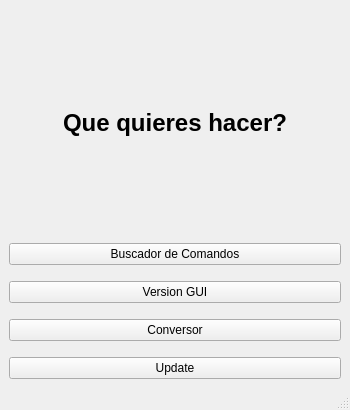
<?xml version="1.0" encoding="UTF-8"?>
<ui version="4.0">
 <class>MainWindow</class>
 <widget class="QMainWindow" name="MainWindow">
  <property name="geometry">
   <rect>
    <x>0</x>
    <y>0</y>
    <width>350</width>
    <height>410</height>
   </rect>
  </property>
  <property name="minimumSize">
   <size>
    <width>350</width>
    <height>410</height>
   </size>
  </property>
  <property name="maximumSize">
   <size>
    <width>350</width>
    <height>410</height>
   </size>
  </property>
  <property name="windowTitle">
   <string>MainWindow</string>
  </property>
  <widget class="QWidget" name="centralwidget">
   <layout class="QVBoxLayout" name="verticalLayout_2">
    <item>
     <spacer name="verticalSpacer_5">
      <property name="orientation">
       <enum>Qt::Vertical</enum>
      </property>
      <property name="sizeHint" stdset="0">
       <size>
        <width>20</width>
        <height>20</height>
       </size>
      </property>
     </spacer>
    </item>
    <item>
     <widget class="QLabel" name="label1">
      <property name="font">
       <font>
        <pointsize>18</pointsize>
        <bold>true</bold>
       </font>
      </property>
      <property name="text">
       <string>Que quieres hacer?</string>
      </property>
      <property name="textFormat">
       <enum>Qt::PlainText</enum>
      </property>
      <property name="alignment">
       <set>Qt::AlignCenter</set>
      </property>
     </widget>
    </item>
    <item>
     <spacer name="verticalSpacer_4">
      <property name="orientation">
       <enum>Qt::Vertical</enum>
      </property>
      <property name="sizeHint" stdset="0">
       <size>
        <width>20</width>
        <height>40</height>
       </size>
      </property>
     </spacer>
    </item>
    <item>
     <layout class="QVBoxLayout" name="verticalLayout">
      <item>
       <widget class="QPushButton" name="buscarComand_Btn">
        <property name="text">
         <string>Buscador de Comandos</string>
        </property>
       </widget>
      </item>
      <item>
       <spacer name="verticalSpacer">
        <property name="orientation">
         <enum>Qt::Vertical</enum>
        </property>
        <property name="sizeHint" stdset="0">
         <size>
          <width>10</width>
          <height>10</height>
         </size>
        </property>
       </spacer>
      </item>
      <item>
       <widget class="QPushButton" name="versionGUI_btn">
        <property name="text">
         <string>Version GUI</string>
        </property>
       </widget>
      </item>
      <item>
       <spacer name="verticalSpacer_2">
        <property name="orientation">
         <enum>Qt::Vertical</enum>
        </property>
        <property name="sizeHint" stdset="0">
         <size>
          <width>10</width>
          <height>10</height>
         </size>
        </property>
       </spacer>
      </item>
      <item>
       <widget class="QPushButton" name="conversor_Btn">
        <property name="text">
         <string>Conversor</string>
        </property>
       </widget>
      </item>
      <item>
       <spacer name="verticalSpacer_3">
        <property name="orientation">
         <enum>Qt::Vertical</enum>
        </property>
        <property name="sizeHint" stdset="0">
         <size>
          <width>10</width>
          <height>10</height>
         </size>
        </property>
       </spacer>
      </item>
      <item>
       <widget class="QPushButton" name="update_Btn">
        <property name="text">
         <string>Update</string>
        </property>
       </widget>
      </item>
     </layout>
    </item>
   </layout>
  </widget>
  <widget class="QMenuBar" name="menubar">
   <property name="geometry">
    <rect>
     <x>0</x>
     <y>0</y>
     <width>350</width>
     <height>22</height>
    </rect>
   </property>
  </widget>
  <widget class="QStatusBar" name="statusbar"/>
 </widget>
 <resources/>
 <connections/>
</ui>
